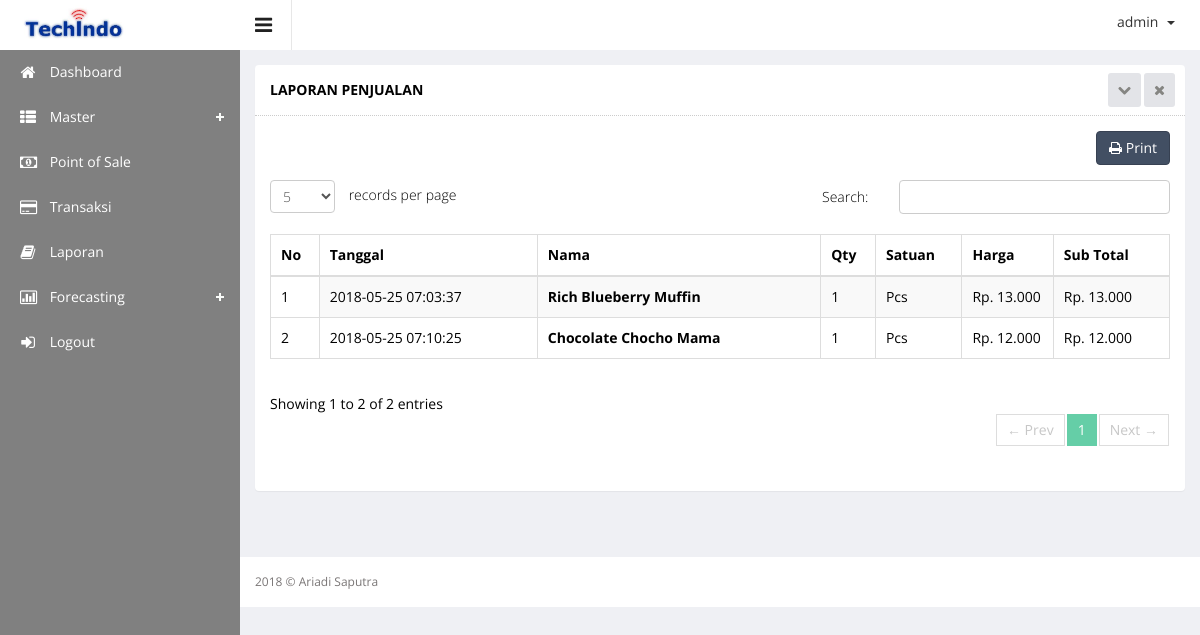
Page /index.php?hal=master/laporan/list (signed in) on the committed database.
### tables this page shows
CREATE TABLE `product` (
  `product_id` int(10) UNSIGNED NOT NULL,
  `product_name` varchar(100) DEFAULT NULL,
  `product_price` int(11) DEFAULT NULL,
  `product_desc` text,
  `product_images` text,
  `product_stock` int(11) DEFAULT NULL,
  `product_date` datetime DEFAULT NULL,
  `category_id` int(11) DEFAULT NULL
);

CREATE TABLE `orders` (
  `id_orders` int(5) NOT NULL,
  `nama_petugas` varchar(100) NOT NULL,
  `tgl_order` datetime NOT NULL,
  `jam_order` time NOT NULL
);

### master/laporan/list.php (the view, shortened to what this page needs)
<?php
$sql = "SELECT *
FROM
`product`
JOIN `orders_detail`
ON (`product`.`product_id` = `orders_detail`.`product_id`)
JOIN `orders`
ON (`orders`.`id_orders` = `orders_detail`.`id_orders`) GROUP BY product.product_id";
$resultProduct = mysqli_query($mysqli,$sql);
?>
<div class="wrapper">
    <div class="row">
        <div class="col-sm-12">
            <section class="panel">
                <header class="panel-heading">
                    Laporan Penjualan
                    <span class="tools pull-right">
                        <a href="javascript:;" class="fa fa-chevron-down"></a>
                        <a href="javascript:;" class="fa fa-times"></a>
                    </span>
                </header>
                <div class="panel-body">
                    <div class="adv-table editable-table ">
                        <div class="clearfix">
                            <div class="btn-group pull-right">
                                <a href="http://localhost/pos/master/laporan/print.php">
                                    <button class="btn btn-primary" type="submit" name="hapus"><i class="fa fa-print"></i> Print</button></a>
                                </div>
                            </div>
                            <div id="laporan_pengeluaran">
                                <table class="table table-striped table-hover table-bordered" id="editable-sample">
                                    <thead>
                                        <tr>
                                            <th>No</th>
                                            <th>Tanggal</th>
                                            <th>Nama</th>
                                            <th>Qty</th>
                                            <th>Satuan</th>
                                            <th width="11%">Harga</th>
                                            <th>Sub Total</th>
                                        </tr>
                                    </thead>
                                    <tbody>
                                        <?php
                                        $no = 1;
                                        while ($rowProduct = mysqli_fetch_array($resultProduct)) {
                                            ?>
                                            <tr class="">
                                                <td><?php echo $no++; ?></td>
                                                <td><?php echo $rowProduct['tgl_order']; ?></td>
                                                <td><b><?php echo $rowProduct['product_name']; ?></b></td>
                                                <td>
                                                    <?php
                                            $sql="SELECT SUM(jumlah) AS hasil FROM orders_detail WHERE product_id='".$rowProduct['product_id']."'";
                                            $result=mysqli_query($mysqli,$sql);
                                            while ($data_jumlah=mysqli_fetch_array($result)) {
                                                $hasil=$data_jumlah['hasil'];
                                            }
                                            echo $hasil;
                                            $subtotal = $rowProduct['product_price'] * $hasil                                          ?>
                                        </td>
                                        <td>Pcs</td>
                                        <td>
                                            Rp. <?php echo number_format($rowProduct['product_price'], 0, ',', '.'); ?>
                                        </td>
                                    <td>Rp. <?php echo number_format($subtotal, 0, ',', '.'); ?>
                                    </td>
                                </tr>
                                <?php } ?>
                            </tbody>
                        </table>
                    </div>
                </div>
            </div>
        </section>
    </div>
</div>
</div>

### rows in the picture
product: orders.tgl_order "2018-05-25 07:03:37", product_name "Rich Blueberry Muffin", hasil "1", product_price "13.000", subtotal "13.000"
product: orders.tgl_order "2018-05-25 07:10:25", product_name "Chocolate Chocho Mama", hasil "1", product_price "12.000", subtotal "12.000"

### other values in the picture
$_SESSION['username'] "admin"
